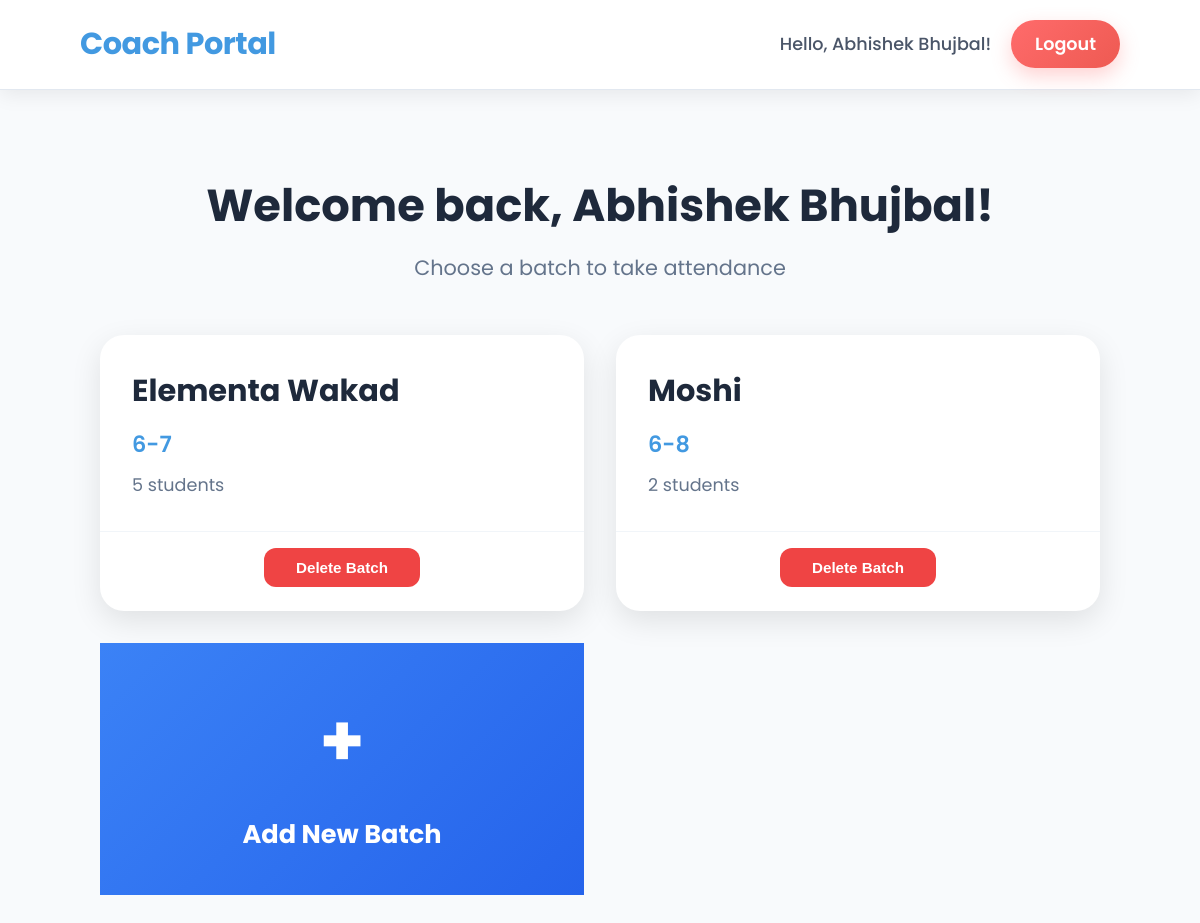
The app's page /locations/1/ (signed in), older data.
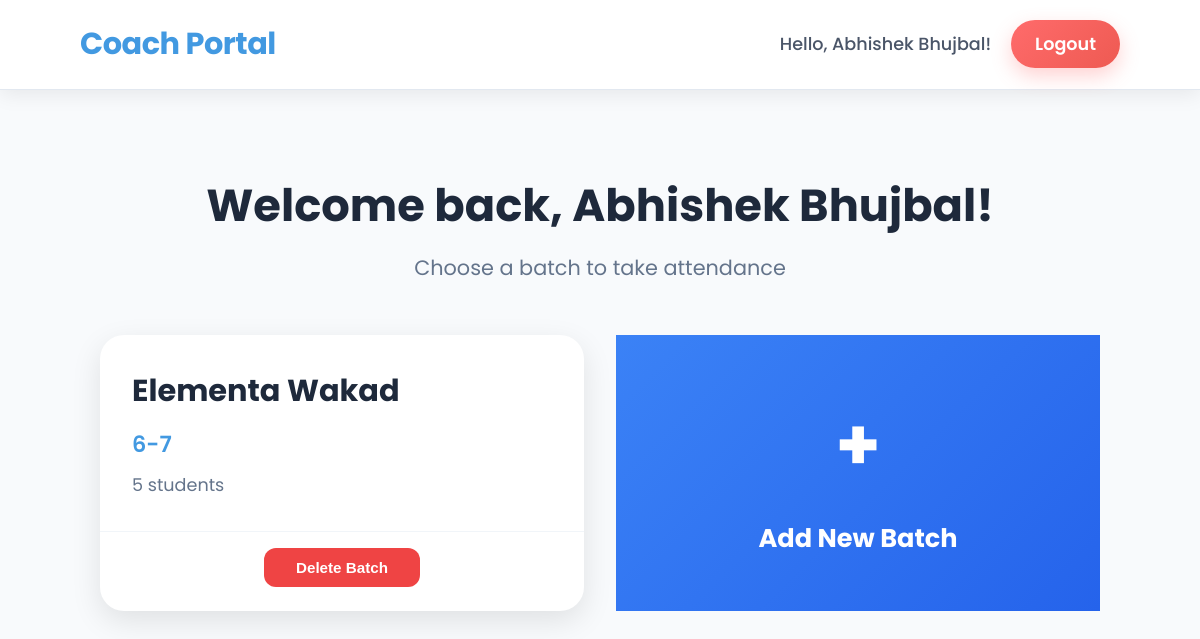
The same page, newer data.
### coach_app/models.py (models this page shows, shortened)
class Location(models.Model):
    coach = models.ForeignKey(Coach, on_delete=models.CASCADE, related_name='locations')
    name = models.CharField(max_length=100)
    time_slot = models.CharField(max_length=50)
    class Meta:
        unique_together = ('coach', 'name')

### coach_app/views.py (the view)
# urls.py: path('locations/<int:coach_id>/', views.select_location, name='select_location'),
@login_required
def select_location(request, coach_id):
    coach = get_object_or_404(Coach, id=coach_id, user=request.user)
    locations = coach.locations.all()
    return render(request, 'select_location.html', {
        'coach': coach,
        'locations': locations
    })

### coach_app/templates/select_location.html (shortened to what this page needs)
{% extends 'base.html' %}
{% load static %}
{% block extra_css %}
    <link rel="stylesheet" href="{% static 'css/select_location.css' %}">
{% endblock %}
{% block content %}
<div class="page-wrapper">
    <div class="welcome-section">
        <h1>Welcome back, {{ coach.name }}!</h1>
        <p>Choose a batch to take attendance</p>
    </div>
    <div class="batches-grid">
        {% for location in locations %}
        <div class="batch-card-wrapper">
            <a href="{% url 'attendance' location.id %}" class="batch-card">
                <div class="batch-info">
                    <h3>{{ location.name }}</h3>
                    <p class="time">{{ location.time_slot }}</p>
                    <p class="count">{{ location.students.count }} student{{ location.students.count|pluralize }}</p>
                </div>
            </a>
            <form method="post"
                  action="{% url 'delete_location' location.id %}"
                  class="delete-form"
                  data-batch-name="{{ location.name }}">
                <button type="submit" class="delete-btn">Delete Batch</button>
            </form>
        </div>
        {% empty %}
        <div class="empty-state">
            <h3>No batches yet</h3>
            <p>Create your first batch to get started</p>
        </div>
        {% endfor %}
        <a href="{% url 'add_location' coach.id %}" class="batch-card add-card">
            <div class="plus-icon">+</div>
            <h3>Add New Batch</h3>
        </a>
    </div>
</div>
{% endblock %}

Row changes from the older to the newer data that the page shows:
removed Location: name "Moshi", time_slot "6-8", students.count "2"
